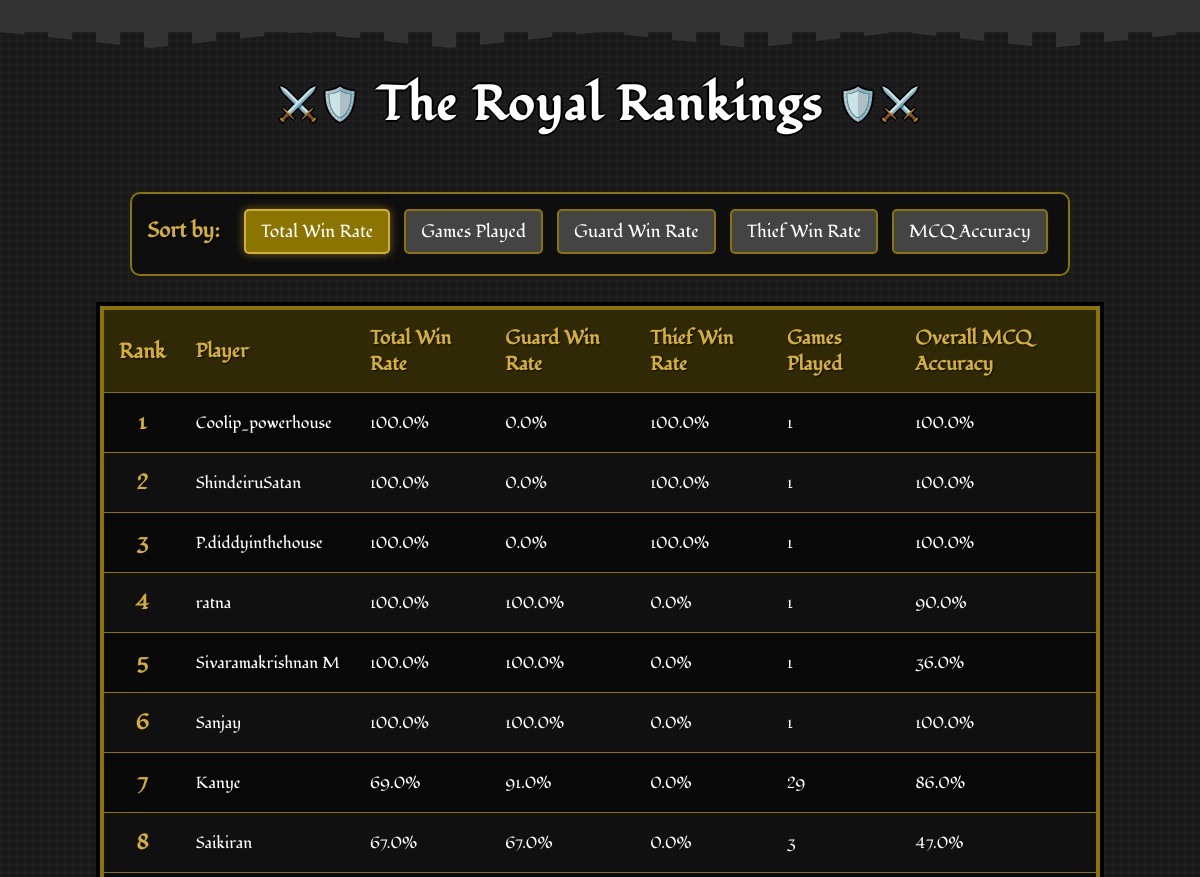
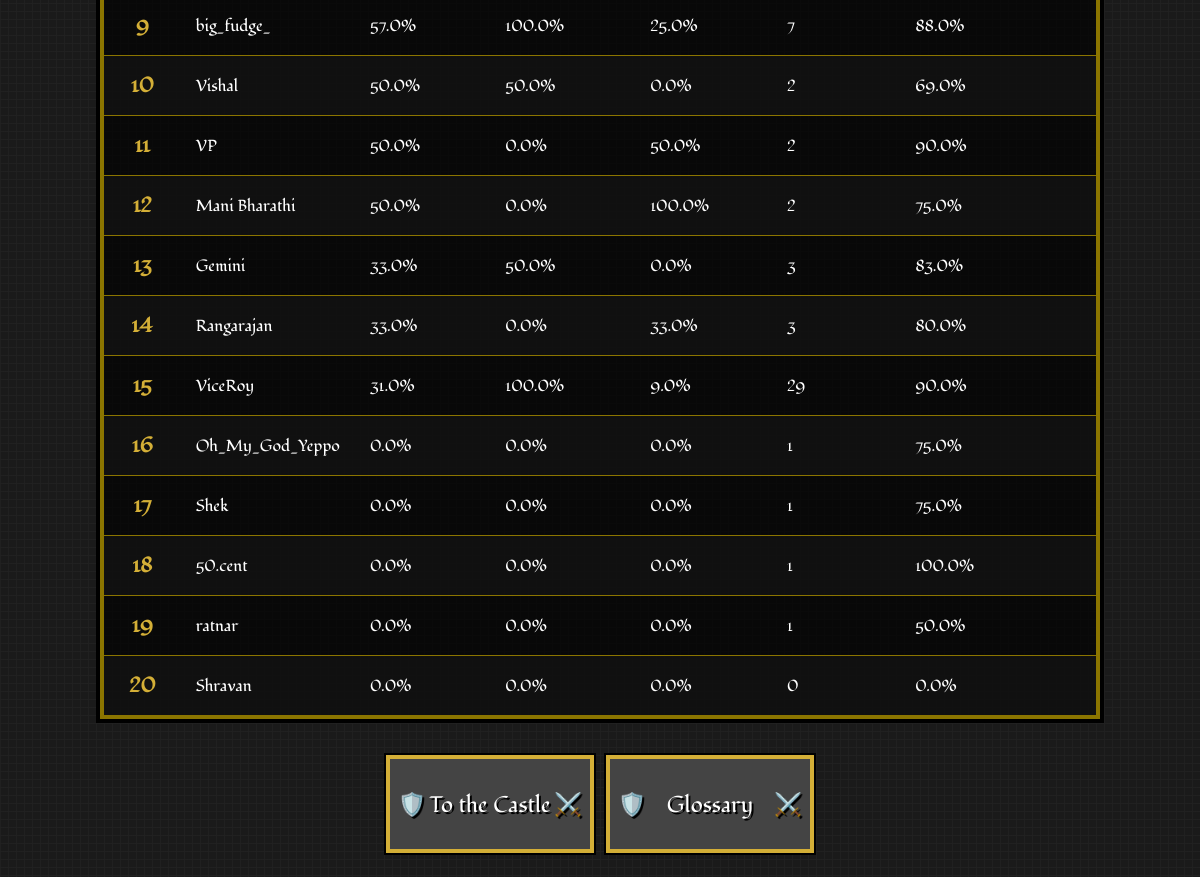
The app's page /leaderboard with its own data (2 pictures, top to bottom).
### app.py (models this page shows)
class PlayerStats(db.Model):
    id = db.Column(db.Integer, primary_key=True)
    user_id = db.Column(db.Integer, db.ForeignKey('user.id'), nullable=False)
    total_games_played = db.Column(db.Integer, default=0)
    games_played_as_guard = db.Column(db.Integer, default=0)
    games_played_as_thief = db.Column(db.Integer, default=0)
    total_games_won = db.Column(db.Integer, default=0)
    total_games_won_as_guard = db.Column(db.Integer, default=0)
    total_games_won_as_thief = db.Column(db.Integer, default=0)
    total_win_rate = db.Column(db.Float, default=0.0)
    win_rate_as_guard = db.Column(db.Float, default=0.0)
    win_rate_as_thief = db.Column(db.Float, default=0.0)
    total_answer_accuracy = db.Column(db.Float, default=0.0)
    total_questions_attempted = db.Column(db.Integer, default=0)
    total_right_answers = db.Column(db.Integer, default=0)
    game_right_answers = db.Column(db.Integer, default=0)
    game_total_questions = db.Column(db.Integer, default=0)
    answer_accuracy_in_last_game = db.Column(db.Float, default=0.0)

class User(db.Model):
    id = db.Column(db.Integer, primary_key=True)
    username = db.Column(db.String(40), unique=True, nullable=False)
    password_hash = db.Column(db.String(200), nullable=False)
    stats = db.relationship('PlayerStats', backref='user', uselist=False)

### app.py (the view)
@app.route('/leaderboard')
def leaderboard():
    sort_by = request.args.get('sort_by', 'total_win_rate')
    sort_options = {
        'games_played': PlayerStats.total_games_played,
        'total_win_rate': PlayerStats.total_win_rate,
        'win_rate_as_guard': PlayerStats.win_rate_as_guard,
        'win_rate_as_thief': PlayerStats.win_rate_as_thief,
        'mcq_accuracy': PlayerStats.total_answer_accuracy
    }
    sort_column = sort_options.get(sort_by, PlayerStats.total_win_rate)
    leaderboard_data = db.session.query(PlayerStats, User)\
        .join(User, PlayerStats.user_id == User.id)\
        .order_by(sort_column.desc())\
        .limit(20)\
        .all()
    return render_template('leaderboard.html',
                           leaderboard_data=leaderboard_data,
                           current_sort=sort_by)

### templates/leaderboard.html (shortened to what this page needs)
<!DOCTYPE html>
<html lang="en">
<head>
    <link rel="stylesheet" href="static/css/style.css">
    <link rel="stylesheet" href="static/css/leaderboard.css">
    <link rel="stylesheet" href="static/css/game-over.css">
</head>
<body>
    <div class="castle-top"></div>
    <h1>The Royal Rankings</h1>
    <div class="filters">
        <strong>Sort by:</strong>
        <a href="{{ url_for('leaderboard', sort_by='total_win_rate') }}"
           class="{{ 'active' if current_sort == 'total_win_rate' }}">Total Win Rate</a>
        <a href="{{ url_for('leaderboard', sort_by='games_played') }}"
           class="{{ 'active' if current_sort == 'games_played' }}">Games Played</a>
        <a href="{{ url_for('leaderboard', sort_by='win_rate_as_guard') }}"
           class="{{ 'active' if current_sort == 'win_rate_as_guard' }}">Guard Win Rate</a>
        <a href="{{ url_for('leaderboard', sort_by='win_rate_as_thief') }}"
           class="{{ 'active' if current_sort == 'win_rate_as_thief' }}">Thief Win Rate</a>
        <a href="{{ url_for('leaderboard', sort_by='mcq_accuracy') }}"
           class="{{ 'active' if current_sort == 'mcq_accuracy' }}">MCQ Accuracy</a>
    </div>
    <table>
        <thead>
            <tr>
                <th class="rank">Rank</th>
                <th>Player</th>
                <th>Total Win Rate</th>
                <th>Guard Win Rate</th>
                <th>Thief Win Rate</th>
                <th>Games Played</th>
                <th>Overall MCQ Accuracy</th>
            </tr>
        </thead>
        <tbody>
            {% for stats, user in leaderboard_data %}
            <tr>
                <td class="rank">{{ loop.index }}</td>
                <td>{{ user.username }}</td>
                <td>{{ stats.total_win_rate }}%</td>
                <td>{{ stats.win_rate_as_guard }}%</td>
                <td>{{ stats.win_rate_as_thief }}%</td>
                <td>{{ stats.total_games_played }}</td>
                <td>{{ stats.total_answer_accuracy }}%</td>
            </tr>
            {% else %}
            <tr>
                <td colspan="7" style="text-align: center;">No player data available yet.</td>
            </tr>
            {% endfor %}
        </tbody>
    </table>
    <div class="button-container">
        <a href="{{ url_for('home') }}"><button class="shield-btn game-over-btn">To the Castle</button></a>
        <a href="{{ url_for('glossary') }}"><button class="shield-btn game-over-btn">Glossary</button></a>
    </div>
</body>
</html>

### static/css/style.css (style rules this page uses)
body { font-family: "Fondamento", serif; background-color: #1a1a1a; background-image: linear-gradient(90deg, rgba(34,34,34,0.8) 1px, transparent 1px), linear-gradient(rgba(34,34,34,0.8) 1px, transparent 1px); background-size: 8px 8px; color: white; margin: 0; padding: 0; text-align: center; position: relative; min-height: 100vh; display: flex; flex-direction: column; justify-content: space-between; }
.castle-top { height: 32px; background-color: #333; position: relative; margin-bottom: 16px; image-rendering: pixelated; }
.castle-top::before { content: ""; position: absolute; top: 100%; left: 0; right: 0; height: 16px; background-image: repeating-linear-gradient(90deg, #333 0px, #333 24px, transparent 24px, transparent 48px); background-size: 48px 16px; clip-path: polygon( 0% 0%, 12.5% 100%, 25% 0%, 37.5% 100%, 50% 0%, 62.5% 100%, 75% 0%, 87.5% 100%, 100% 0% ); image-rendering: pixelated; }
h1 { font-family: "Fondamento", serif; text-align: center; font-size: 3rem; color: white; text-shadow: 2px 0 #000, -2px 0 #000, 0 2px #000, 0 -2px #000; margin: 24px 0; letter-spacing: 2px; position: relative; image-rendering: pixelated; }
h1::before { content: "⚔️🛡️"; font-size: 2rem; position: relative; top: -5px; margin: 0 15px; }
h1::after { content: "🛡️⚔️"; font-size: 2rem; position: relative; top: -5px; margin: 0 15px; }
button.shield-btn { font-family: "Fondamento", serif; background-color: #444; color: white; border: none; box-shadow: 0 0 0 4px #d4af37, 0 0 0 6px #000; padding: 14px 22px; margin: 10px; font-size: 1.4rem; cursor: pointer; position: relative; transition: all 0.2s steps(5); text-shadow: 2px 2px 0 #000; width: 200px; height: 90px; image-rendering: pixelated; }
button.shield-btn::before { content: "🛡️ "; position: absolute; left: 8px; top: 50%; transform: translateY(-50%); }

### static/css/leaderboard.css (style rules this page uses)
body { font-family: "Fondamento", serif; background-color: #1a1a1a; background-image: linear-gradient(90deg, rgba(34,34,34,0.8) 1px, transparent 1px), linear-gradient(rgba(34,34,34,0.8) 1px, transparent 1px); background-size: 8px 8px; color: white; margin: 0; padding: 0; text-align: center; }
h1 { font-family: "Fondamento", serif; text-align: center; font-size: 3rem; color: white; text-shadow: 2px 0 #000, -2px 0 #000, 0 2px #000, 0 -2px #000; margin: 24px 0; letter-spacing: 2px; }
.filters { text-align: center; margin: 30px auto; max-width: 1000px; background-color: rgba(0, 0, 0, 0.5); padding: 15px; border: 2px solid #8b7500; border-radius: 10px; }
.filters strong { color: #d4af37; font-size: 1.3rem; margin-right: 15px; text-shadow: 1px 1px 2px rgba(0, 0, 0, 0.7); }
.filters a { font-family: "Fondamento", serif; text-decoration: none; padding: 8px 15px; margin: 0 5px; border-radius: 5px; background-color: #444; color: white; border: 2px solid #8b7500; transition: all 0.2s; font-size: 1.1rem; display: inline-block; margin-bottom: 5px; }
.filters a.active { background-color: #8b7500; color: white; border-color: #d4af37; box-shadow: 0 0 10px rgba(212, 175, 55, 0.5); }
table { width: 100%; max-width: 1000px; margin: 0 auto; border-collapse: collapse; background-color: rgba(0, 0, 0, 0.7); border: 4px solid #8b7500; box-shadow: 0 0 0 4px #000; }
th, td { padding: 15px; text-align: left; border-bottom: 1px solid #8b7500; }
thead th { background-color: rgba(139, 117, 0, 0.3); color: #d4af37; font-weight: bold; text-shadow: 1px 1px 2px rgba(0, 0, 0, 0.7); font-size: 1.2rem; }
tbody tr:nth-child(even) { background-color: rgba(34, 34, 34, 0.3); }
.rank { font-weight: bold; text-align: center; color: #d4af37; font-size: 1.3rem; }
.button-container { display: flex; justify-content: center; margin: 30px auto; }
.shield-btn { font-family: "Fondamento", serif; background-color: #444; color: white; border: none; box-shadow: 0 0 0 4px #d4af37, 0 0 0 6px #000; padding: 14px 22px; margin: 10px; font-size: 1.4rem; cursor: pointer; position: relative; transition: all 0.2s steps(5); text-shadow: 2px 2px 0 #000; }

### static/css/game-over.css (style rules this page uses)
button.game-over-btn::after { content: "⚔️"; position: absolute; right: 8px; top: 50%; transform: translateY(-50%); }

### records on screen
PlayerStats: username "Coolip_powerhouse", total_win_rate "100.0", win_rate_as_guard "0.0", win_rate_as_thief "100.0", total_games_played "1", total_answer_accuracy "100.0"
PlayerStats: username "ShindeiruSatan", total_win_rate "100.0", win_rate_as_guard "0.0", win_rate_as_thief "100.0", total_games_played "1", total_answer_accuracy "100.0"
PlayerStats: username "P.diddyinthehouse", total_win_rate "100.0", win_rate_as_guard "0.0", win_rate_as_thief "100.0", total_games_played "1", total_answer_accuracy "100.0"
PlayerStats: username "ratna", total_win_rate "100.0", win_rate_as_guard "100.0", win_rate_as_thief "0.0", total_games_played "1", total_answer_accuracy "90.0"
PlayerStats: username "Sivaramakrishnan M", total_win_rate "100.0", win_rate_as_guard "100.0", win_rate_as_thief "0.0", total_games_played "1", total_answer_accuracy "36.0"
PlayerStats: username "Sanjay", total_win_rate "100.0", win_rate_as_guard "100.0", win_rate_as_thief "0.0", total_games_played "1", total_answer_accuracy "100.0"
PlayerStats: username "Kanye", total_win_rate "69.0", win_rate_as_guard "91.0", win_rate_as_thief "0.0", total_games_played "29", total_answer_accuracy "86.0"
PlayerStats: username "Saikiran", total_win_rate "67.0", win_rate_as_guard "67.0", win_rate_as_thief "0.0", total_games_played "3", total_answer_accuracy "47.0"
PlayerStats: username "big_fudge_", total_win_rate "57.0", win_rate_as_guard "100.0", win_rate_as_thief "25.0", total_games_played "7", total_answer_accuracy "88.0"
PlayerStats: username "Vishal", total_win_rate "50.0", win_rate_as_guard "50.0", win_rate_as_thief "0.0", total_games_played "2", total_answer_accuracy "69.0"
PlayerStats: username "VP", total_win_rate "50.0", win_rate_as_guard "0.0", win_rate_as_thief "50.0", total_games_played "2", total_answer_accuracy "90.0"
PlayerStats: username "Mani Bharathi", total_win_rate "50.0", win_rate_as_guard "0.0", win_rate_as_thief "100.0", total_games_played "2", total_answer_accuracy "75.0"
PlayerStats: username "Gemini", total_win_rate "33.0", win_rate_as_guard "50.0", win_rate_as_thief "0.0", total_games_played "3", total_answer_accuracy "83.0"
PlayerStats: username "Rangarajan", total_win_rate "33.0", win_rate_as_guard "0.0", win_rate_as_thief "33.0", total_games_played "3", total_answer_accuracy "80.0"
PlayerStats: username "ViceRoy", total_win_rate "31.0", win_rate_as_guard "100.0", win_rate_as_thief "9.0", total_games_played "29", total_answer_accuracy "90.0"
PlayerStats: username "Oh_My_God_Yeppo", total_win_rate "0.0", win_rate_as_guard "0.0", win_rate_as_thief "0.0", total_games_played "1", total_answer_accuracy "75.0"
PlayerStats: username "Shek", total_win_rate "0.0", win_rate_as_guard "0.0", win_rate_as_thief "0.0", total_games_played "1", total_answer_accuracy "75.0"
PlayerStats: username "50.cent", total_win_rate "0.0", win_rate_as_guard "0.0", win_rate_as_thief "0.0", total_games_played "1", total_answer_accuracy "100.0"
PlayerStats: username "ratnar", total_win_rate "0.0", win_rate_as_guard "0.0", win_rate_as_thief "0.0", total_games_played "1", total_answer_accuracy "50.0"
PlayerStats: username "Shravan", total_win_rate "0.0", win_rate_as_guard "0.0", win_rate_as_thief "0.0", total_games_played "0", total_answer_accuracy "0.0"
